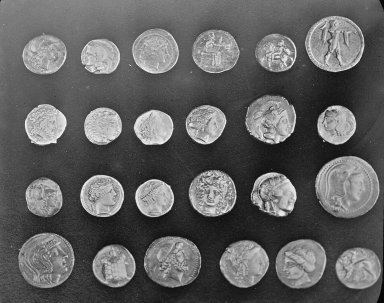
#> input picture skimage.data.coins(), 384 x 303 px
$ jupyter execute --allow-errors nl_operacje_morfologiczne.ipynb
#> lines starting #> are read from the running program, lines starting #| are printed output that depends on the picture; after the words box and inside, x2 and y2 are one past the last pixel; in counts of white or black regions, pixels touching at a corner belong together; long printed decimals are rounded
### Przekształcenia morfologiczne obrazu

Techniki tego typu umożliwiają wykonanie zaawansowanej analizy kształtu struktur geometrycznych. W tym celu wykorzystywana jest morfologia matematyczna, teoria mnogości, topologia. Właściwości filtrów morfologicznych określane są przez tzw. element strukturalny, wykorzystywany jako ruchome okno. Idea wykorzystania elementu strukturalnego jest zbliżona do koncepcji jądra filtru konwolucyjnego. Podstawowe przekształcenia morfologiczne to **dylatacja** i **erozja**.

**Dylatacja** jest splotem obrazu z elementem strukturalnym, gdzie wartość punktu jest zamieniana na lokalne maksimum wszystkich wartości obejmowanych przez ten element. Inaczej mówiąc pisel w obrazie docelowym jest ustawiany na wartość równą minimalnej wartości piseli w obszarze elementu strukturalnego. W przypadku obrazów wieloodcieniowych operacja ta może być realizowana jako **filtr maksymalny**.

**Erozja** jest operacją odwrotną. Działanie operatora erozji jest równoznaczne z obliczaniem **lokalnego minimum** w obszarze elementu strukturalnego. W przypadku obrazów wieloodcieniowych operacja ta może być realizowana jako **filtr minimalny**.

Ogólnie rzecz biorąc dylatacja rozszerza jasny obszar a erozja powoduje jego zmniejszenie.

[cell 1]
def show2imgs(im1, im2, title1='Obraz pierwszy', title2='Obraz drugi', size=(10,10)):

    import matplotlib.pyplot as plt

    f, (ax1, ax2) = plt.subplots(1,2, figsize=size)
    ax1.imshow(im1, cmap='gray')
    ax1.axis('off')
    ax1.set_title(title1)

    ax2.imshow(im2, cmap='gray')
    ax2.axis('off')
    ax2.set_title(title2)
    plt.show()

Przygotowanie obrazu binarnego

[cell 2]
from skimage import data
import cv2

im = data.coins()
#> im is the input picture: shape (303, 384); min 1, max 252, mean 96.9

th = 150
th, bim = cv2.threshold(im, thresh=th, maxval=255, type=cv2.THRESH_BINARY)
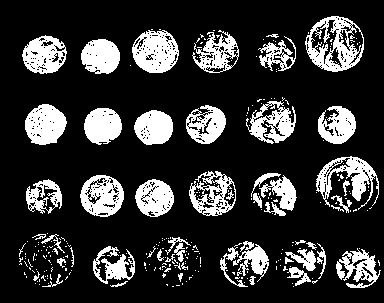
#> bim: shape (303, 384); 20.4% white; 282 white regions (231 under 20 px), largest, box (x1, y1, x2, y2) and area: (305, 16, 364, 72) 1562, (132, 30, 179, 73) 1404, (316, 156, 379, 210) 1264
#> th = 150

show2imgs(im, bim, title1='Obraz oryginalny', title2='Obraz po binaryzacji', size=(10,10))
#> in show2imgs, `plt.show()`:
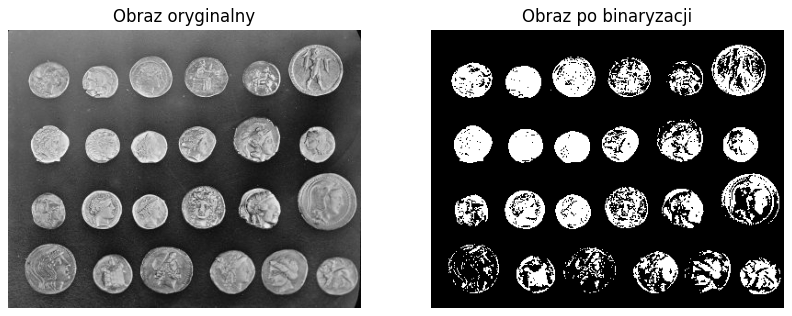
#> figure drawn by matplotlib, 2 panels

Przykład operacji dylatacji na obrazie binarnym i wieloodcieniowym

[cell 3]
import cv2
import numpy as np

kernel = np.ones((3,3),np.uint8)

dilateGray = cv2.dilate(im, kernel=kernel, iterations=5)
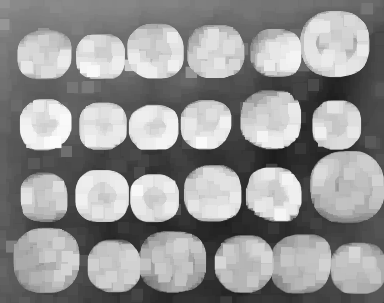
#> dilateGray: shape (303, 384); min 29, max 252, mean 147.4
dilateBin = cv2.dilate(bim, kernel=kernel, iterations=5)
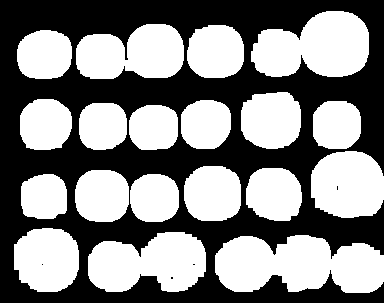
#> dilateBin: shape (303, 384); 51.5% white; 5 black regions (4 under 20 px), largest, box (x1, y1, x2, y2) and area: (0, 0, 384, 303) 56364

show2imgs(im, dilateGray, title1='Obraz oryginalny', title2='Obraz po dylatacji', size=(10,10))
show2imgs(bim, dilateBin, title1='Obraz oryginalny', title2='Obraz po dylatacji', size=(10,10))

Przykład operacji erozji na obrazie wieloodcieniowym i binarnym

[cell 4]
import cv2

kernel = np.ones((3,3),np.uint8)

erodeGray = cv2.erode(im, kernel=kernel, iterations=3)
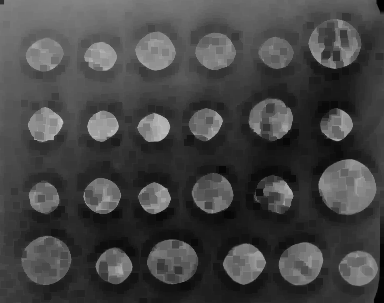
#> erodeGray: shape (303, 384); min 1, max 198, mean 68.1
erodeBin = cv2.erode(bim, kernel=kernel, iterations=1)
#> erodeBin: shape (303, 384); 8.6% white; 206 white regions (151 under 20 px), largest, box (x1, y1, x2, y2) and area: (26, 105, 66, 144) 880, (85, 109, 121, 143) 862, (82, 40, 119, 73) 805

show2imgs(im, erodeGray, title1='Obraz oryginalny', title2='Obraz po erozji', size=(10,10))
show2imgs(bim, erodeBin, title1='Obraz oryginalny', title2='Obraz po erozji', size=(10,10))

Złożone operacje morfologiczne: otwarcie (ang. opening) i zamknięcie (ang. closing). Wykonywane są jako proste kombinacje operatorów dylatacji i erozji.

* Otwarcie = erozja + dylatacja.
* Zamknięcie = dylatacja + erozja.

[cell 5]
import cv2

element = np.ones((3,3),np.uint8)

# Otwarcie
openingGray = cv2.morphologyEx(im, op=cv2.MORPH_OPEN, kernel=element, iterations=2)
openingBin = cv2.morphologyEx(bim, op=cv2.MORPH_OPEN, kernel=element, iterations=2)
#> openingBin: shape (303, 384); 10.1% white; 65 white regions, largest, box (x1, y1, x2, y2) and area: (25, 104, 66, 145) 1095, (84, 108, 122, 143) 1024, (81, 39, 120, 73) 979

show2imgs(im, openingGray, title1='Obraz oryginalny', title2='Obraz po otwarciu', size=(10,10))
show2imgs(bim, openingBin, title1='Obraz oryginalny', title2='Obraz po otwarciu', size=(10,10))

# Zamknięcie
closingGray = cv2.morphologyEx(im, op=cv2.MORPH_CLOSE, kernel=element, iterations=2)
closingBin = cv2.morphologyEx(bim, op=cv2.MORPH_CLOSE, kernel=element, iterations=2)
#> closingBin: shape (303, 384); 27.9% white; 40 white regions (15 under 20 px), largest, box (x1, y1, x2, y2) and area: (305, 16, 364, 72) 2472, (316, 156, 379, 213) 2194, (189, 171, 236, 216) 1665

show2imgs(im, closingGray, title1='Obraz oryginalny', title2='Obraz po zamknięciu', size=(10,10))
show2imgs(bim, closingBin, title1='Obraz oryginalny', title2='Obraz po zamknięciu', size=(10,10))

#### Gradient morfologiczny

Złożony operator definiowany jako: *gradient(src) = dilate(src) - erode(src)*. W przypadku obrazów wieloodcieniowych wartośc operatora okresla szybkość zmiany jasności obrazu.

[cell 6]
import cv2

element = np.ones((3,3),np.uint8)

# Gradient morfologiczny
gradientGray = cv2.morphologyEx(im, op=cv2.MORPH_GRADIENT, kernel=element, iterations=1)
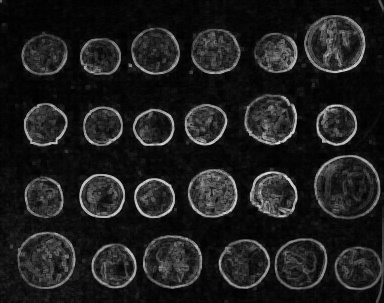
#> gradientGray: shape (303, 384); min 0, max 222, mean 30.3
gradientBin = cv2.morphologyEx(bim, op=cv2.MORPH_GRADIENT, kernel=element, iterations=1)
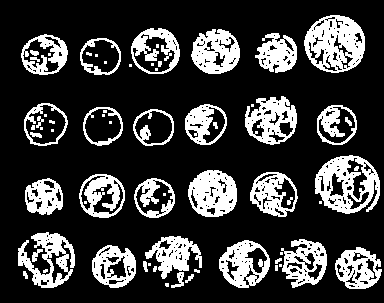
#> gradientBin: shape (303, 384); 23.3% white; 68 white regions (27 under 20 px), largest, box (x1, y1, x2, y2) and area: (304, 15, 365, 73) 2269, (315, 155, 380, 214) 2075, (188, 170, 237, 217) 1638

show2imgs(im, gradientGray, title1='Obraz oryginalny', title2='Gradient morfologiczny', size=(10,10))
show2imgs(bim, gradientBin, title1='Obraz oryginalny', title2='Gradient morfologiczny', size=(10,10))

#### Operacje TopHat i BlackHat

Za pomocą tych operacji można dokonywać ekstrakcji odpowiednio jaśniejszych lub ciemniejszych obszarów w stosunku do najbliższego otoczenia. W praktyce wykorzystuje się te operatory, aby wyizolować części obiektów charakteryzujące się zmianami jasności tylko względem obiektu, z którym są związane.

Złożone operacje definiowane jako:
* *TopHat(src) = src - opening(src)*
* *BlackHat(src) = closing(src) - src*

TopHat odkrywa obszary, które są jaśniejsze niż otoczenie. BlackHat ujawnia obszary, które sa ciemniejsze niż otoczenia. Rozmiar i kształt otoczenia jest definiowany przez element strukturalny.

[cell 7]
import cv2

element = np.ones((5,5),np.uint8)

# Gradient morfologiczny: MORPH_TOPHAT, MORPH_BLACKHAT
tophatGray = cv2.morphologyEx(im, op=cv2.MORPH_TOPHAT, kernel=element, iterations=1)
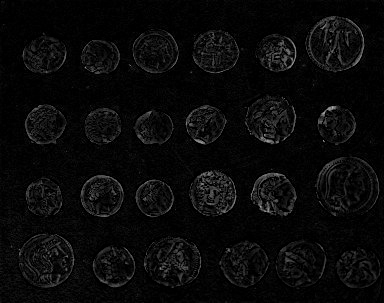
#> tophatGray: shape (303, 384); min 0, max 176, mean 9.6
tophatBin = cv2.morphologyEx(bim, op=cv2.MORPH_TOPHAT, kernel=element, iterations=1)
#> tophatBin: shape (303, 384); 10.3% white in thin lines or dots, all inside (x1, y1, x2, y2) = (19, 16, 381, 288)

show2imgs(im, tophatGray, title1='Obraz oryginalny', title2='TopHat', size=(10,10))
show2imgs(bim, tophatBin, title1='Obraz oryginalny', title2='TopHat', size=(10,10))

#### Operacje morfologiczne z wykorzystaniem biblioteki **skimage**

[cell 8]
import numpy as np
import matplotlib.pyplot as plt
from skimage import io
from skimage.color import rgb2gray
from skimage import exposure, filters


path = './images/'

figures = io.imread(path + 'pattern1.png')
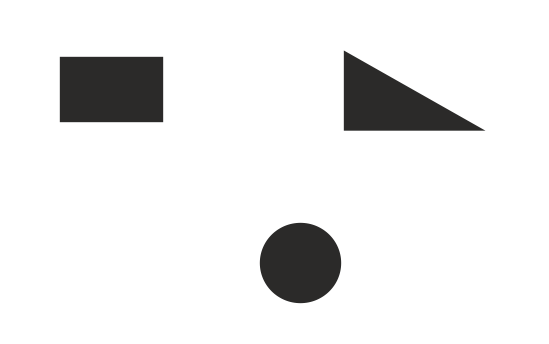
#> input picture task2/pattern1.png, 549 x 344 px, found by its file name
#> figures is the input picture: shape (344, 549, 3); mean R, G, B 235.3, 235.2, 235.1
print(figures.shape, figures.dtype)
#| (344, 549, 3) uint8

plt.imshow(figures)
plt.axis('on')
plt.suptitle('Analizowany obraz :: kolor')
plt.show()

image = rgb2gray(figures)

plt.imshow(image, cmap='gray')
plt.axis('on')
plt.suptitle('Analizowany obraz :: grayscale')
plt.show()

th = filters.threshold_otsu(image)
#> th = 0.581
binary = image > th
#> binary: shape (344, 549) bool; 90.7% white; 3 black regions, box (x1, y1, x2, y2) and area: (60, 57, 163, 122) 6695, (344, 51, 485, 131) 5711, (260, 223, 341, 303) 5128
plt.imshow(binary, cmap='gray')
plt.axis('on')
plt.suptitle('Analizowany obraz :: po binaryzacji')
plt.show()

print(binary[100,100])
#| False

[cell 9]
from skimage.morphology import binary_erosion, binary_dilation, square, disk, diamond, star
from skimage.util import invert

binary = invert(binary)

erode = binary_erosion(np.copy(binary), square(5))
#> erode: shape (344, 549) bool; 8.2% white; 3 white regions, box (x1, y1, x2, y2) and area: (62, 59, 161, 120) 6039, (346, 55, 476, 129) 4856, (262, 225, 339, 301) 4500

plt.imshow(erode, cmap='gray')
plt.axis('on')
plt.suptitle('Analizowany obraz :: erozja')
plt.show()

plt.imshow(binary, cmap='gray')
plt.axis('on')
plt.suptitle('Analizowany obraz :: binarny')
plt.show()

print(binary[150,150], erode[150,150])
#| False False

es = diamond(2)
print(es)

[cell 10]
maska = np.logical_not(np.logical_and(binary, erode))

diff = np.logical_and(binary, maska)
#> diff: shape (344, 549) bool; 1.1% white in thin lines or dots, all inside (x1, y1, x2, y2) = (60, 51, 485, 303)

print(np.sum(diff))
#| 2139
print(diff)
#> (printed output is left out)

print(image[100,100], erode[100,100])
#| 0.1653 True

plt.figure()
plt.imshow(maska, cmap='gray')
plt.axis('on')
plt.title('Analizowany obraz :: grayscale')
plt.show()

plt.figure()
plt.imshow(diff, cmap='gray')
plt.axis('on')
plt.title('Analizowany obraz :: grayscale')
plt.show()

[cell 11]
from skimage.morphology import skeletonize

from skimage.util import invert
# skel = skeletonize(invert(binary))
skel = skeletonize(binary)
#> skel: shape (344, 549) bool; 0.11% white in thin lines or dots, all inside (x1, y1, x2, y2) = (91, 51, 485, 264)

plt.figure(figsize=(10,10))
plt.imshow(skel, cmap='gray')
plt.axis('on')
plt.title('Analizowany obraz :: szkielet')
plt.show()

plt.imshow(binary, cmap='gray')
plt.axis('on')
plt.title('Analizowany obraz :: binarny')
plt.show()

[cell 12]
from skimage.morphology import thin, disk

from skimage.util import invert
# thinned = thin(invert(binary))
thinned = thin(binary)
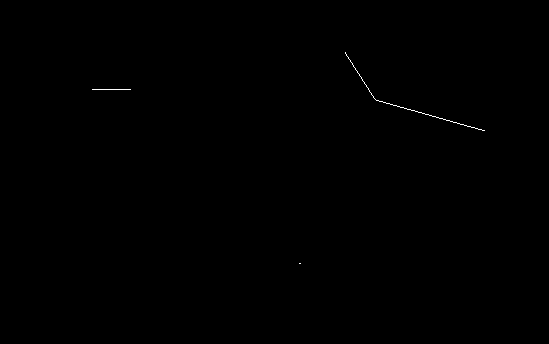
#> thinned: shape (344, 549) bool; 0.1% white in thin lines or dots, all inside (x1, y1, x2, y2) = (92, 52, 485, 264)

plt.figure(figsize=(10,10))
plt.imshow(thinned, cmap='gray')
plt.axis('on')
plt.suptitle('Analizowany obraz :: scienianie')
plt.show()

plt.imshow(binary, cmap='gray')
plt.axis('on')
plt.suptitle('Analizowany obraz :: binarny')
plt.show()

[cell 13]
result = np.mean(skel == thinned)
#> result = 0.998
print(result)
#| 0.9984
